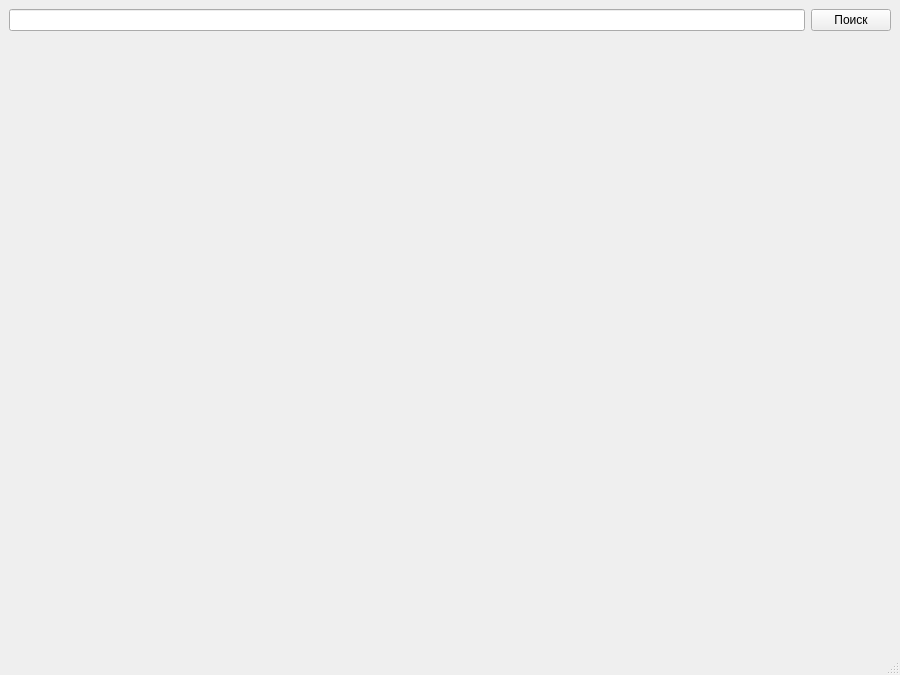
<?xml version="1.0" encoding="UTF-8"?>
<ui version="4.0">
 <class>MainWindow</class>
 <widget class="QMainWindow" name="MainWindow">
  <property name="geometry">
   <rect>
    <x>0</x>
    <y>0</y>
    <width>900</width>
    <height>675</height>
   </rect>
  </property>
  <property name="windowTitle">
   <string>MainWindow</string>
  </property>
  <widget class="QWidget" name="centralwidget">
   <layout class="QVBoxLayout" name="verticalLayout">
    <item>
     <layout class="QHBoxLayout" name="horizontalLayout">
      <item>
       <widget class="QLineEdit" name="lineEdit">
        <property name="inputMask">
         <string/>
        </property>
        <property name="text">
         <string/>
        </property>
        <property name="alignment">
         <set>Qt::AlignRight|Qt::AlignTrailing|Qt::AlignVCenter</set>
        </property>
        <property name="placeholderText">
         <string/>
        </property>
       </widget>
      </item>
      <item>
       <widget class="QPushButton" name="pushButton">
        <property name="text">
         <string>Поиск</string>
        </property>
       </widget>
      </item>
     </layout>
    </item>
    <item>
     <widget class="QLabel" name="image">
      <property name="text">
       <string/>
      </property>
     </widget>
    </item>
    <item>
     <spacer name="verticalSpacer">
      <property name="orientation">
       <enum>Qt::Vertical</enum>
      </property>
      <property name="sizeHint" stdset="0">
       <size>
        <width>20</width>
        <height>40</height>
       </size>
      </property>
     </spacer>
    </item>
   </layout>
  </widget>
  <widget class="QMenuBar" name="menubar">
   <property name="geometry">
    <rect>
     <x>0</x>
     <y>0</y>
     <width>900</width>
     <height>21</height>
    </rect>
   </property>
  </widget>
  <widget class="QStatusBar" name="statusbar"/>
 </widget>
 <resources/>
 <connections/>
</ui>
